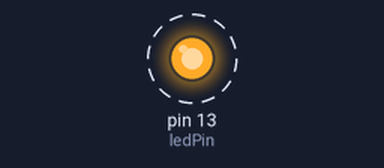
The sketch below on a simulated Arduino Uno, built with avr-gcc and run on an emulated ATmega328P. Parts: output pins drawn as LEDs (lit = HIGH). Dashed ring = blinking.

Above: at 0.7 s.
Timing chart, 0 to 4.6 s (numbered marks = the images above):
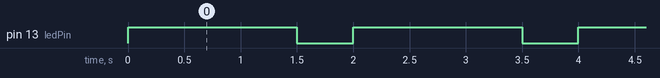

The sketch:

P15ArduinoP4.ino
```cpp
const int ledPin = 13;

void setup() {
  pinMode(13, OUTPUT);
}

void loop() {
  int blinkCount = 0;


  while (blinkCount < 5) {
    digitalWrite(ledPin, HIGH);
    delay(1500);
    digitalWrite(ledPin, LOW);
    delay(500);

    blinkCount++;
  }
}
```

Measured:
- by itself, pin 13 (ledPin): alternates HIGH for 1.5 s and LOW for 0.50 s
